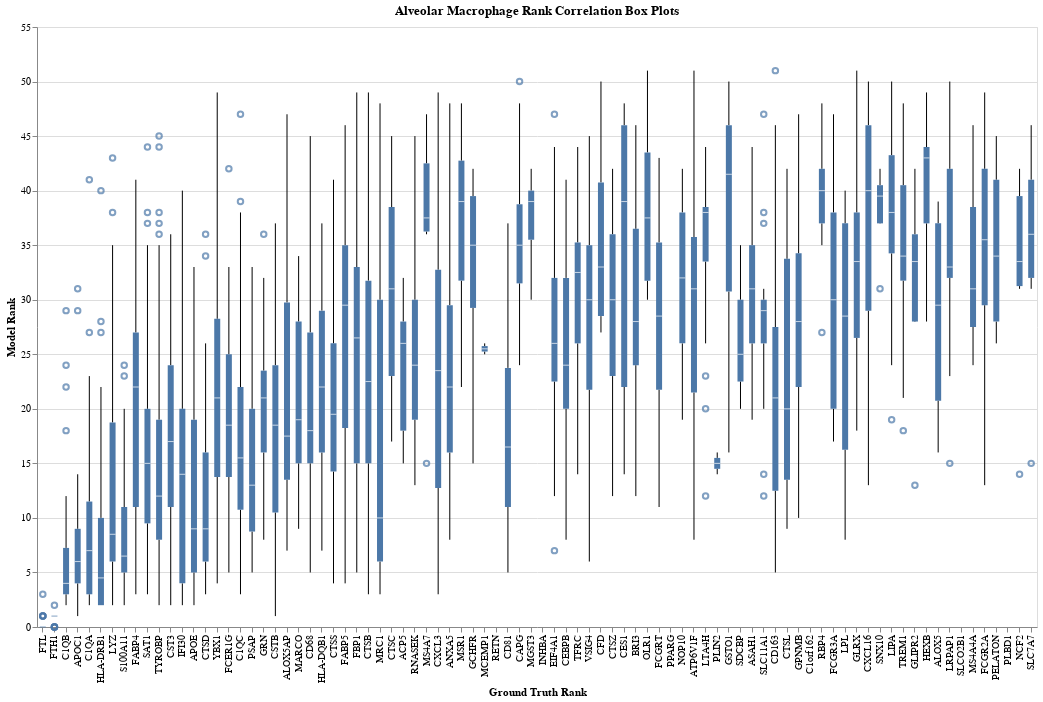

This figure's notebook cell:
### Code cell
df['Model Rank'] = df['Rank_Model']
chart = alt.Chart(df).mark_boxplot(size=6).encode(
    y=alt.Y("Model Rank:Q"),
    x=alt.X("Gene:N", axis=alt.Axis(title="Ground Truth Rank"), scale=alt.Scale(domain=sorted_genes)),
)

chart = chart.properties(
    title='Alveolar Macrophage Rank Correlation Box Plots',
    width=1000,
    height=600
)
chart

### Figure 1 — Vega-Lite specification as saved in the notebook (floating-point values rounded to 4 significant figures; data arrays with more than 128 entries replaced by an {"elided": "..."} marker saying what was removed)
{"config": {"view": {"continuousWidth": 400, "continuousHeight": 300}}, "data": {"name": "data-1e54cb94c937434a8bb17f3ce4d4468a"}, "mark": {"type": "boxplot", "size": 6}, "encoding": {"x": {"axis": {"title": "Ground Truth Rank"}, "field": "Gene", "scale": {"domain": ["FTL", "FTH1", "C1QB", "APOC1", "C1QA", "HLA-DRB1", "LYZ", "S100A11", "FABP4", "SAT1", "TYROBP", "CST3", "IFI30", "APOE", "CTSD", "YBX1", "FCER1G", "C1QC", "PSAP", "GRN", "CSTB", "ALOX5AP", "MARCO", "CD68", "HLA-DQB1", "CTSS", "FABP5", "FBP1", "CTSB", "MRC1", "CTSC", "ACP5", "RNASEK", "MS4A7", "CXCL3", "ANXA5", "MSR1", "GCHFR", "MCEMP1", "RETN", "CD81", "CAPG", "MGST3", "INHBA", "EIF4A1", "CEBPB", "TFRC", "VSIG4", "CFD", "CTSZ", "CES1", "BRI3", "OLR1", "FCGRT", "PPARG", "NOP10", "ATP6V1F", "LTA4H", "PLIN2", "GSTO1", "SDCBP", "ASAH1", "SLC11A1", "CD163", "CTSL", "GPNMB", "C1orf162", "RBP4", "FCGR3A", "LPL", "GLRX", "CXCL16", "SNX10", "LIPA", "TREM1", "GLIPR2", "HEXB", "ALOX5", "LRPAP1", "SLCO2B1", "MS4A4A", "FCGR2A", "PELATON", "PLBD1", "NCF2", "SLC7A7"]}, "type": "nominal"}, "y": {"field": "Model Rank", "type": "quantitative"}}, "height": 600, "title": "Alveolar Macrophage Rank Correlation Box Plots", "width": 1000, "$schema": "https://vega.github.io/schema/vega-lite/v4.17.0.json", "datasets": {"data-1e54cb94c937434a8bb17f3ce4d4468a": {"elided": "2123 records"}}}
